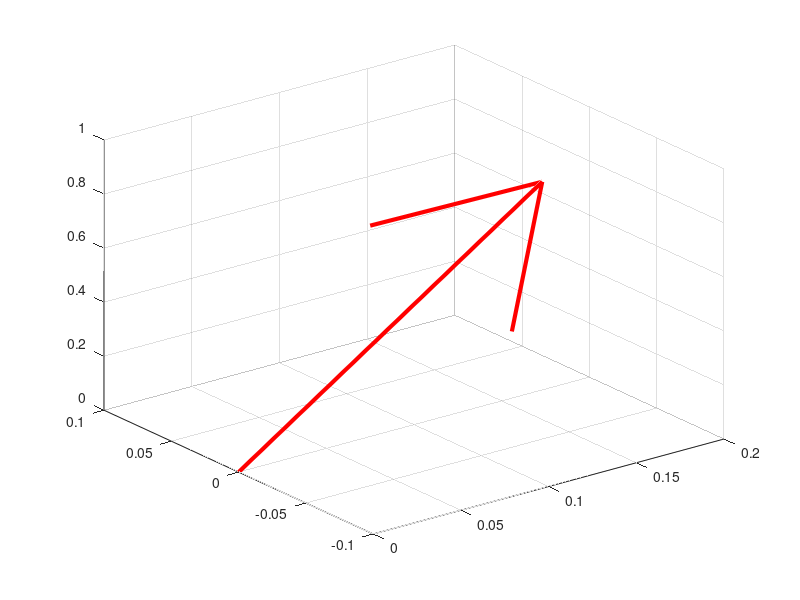

MATLAB code for this plot:
function [DIR, VECTOR] = RCSDM1()
    
    THR_location = [0.118926  0.033122  1.19889];
    cg = [ 0.000985  0.0586417  0.494153 ];
    Vector_R = THR_location-cg;
    RCSDM_vector =  Vector_R/norm(Vector_R);

    DIR            = quaternion(0, RCSDM_vector(1), RCSDM_vector(2), RCSDM_vector(3));
    VECTOR         = quiver3(0,0,0,RCSDM_vector(1), RCSDM_vector(2), RCSDM_vector(3),'r', 'LineWidth', 3);

end